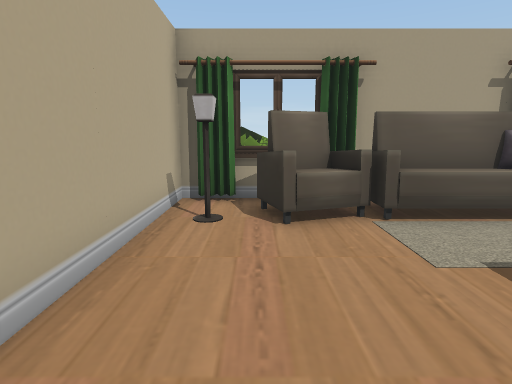
[1] (above)

22 first-person views from a walk through a scene from a Unity 3-D project. The camera is 1.5 m above the floor, tilts 10° down and sees 80° across. The floor is counted in squares, 1 m on a side. Each view is taken from the middle of a square. On the plan, view 1 faces up. The plan holds only what a view shows up to about 15 squares ahead; the rest is blank. The place goes on beyond the plan. The player is left out. Door leaves are left out, so doorways stand open.

[2]
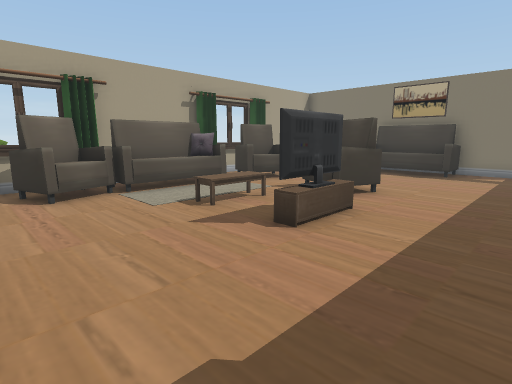

[3]
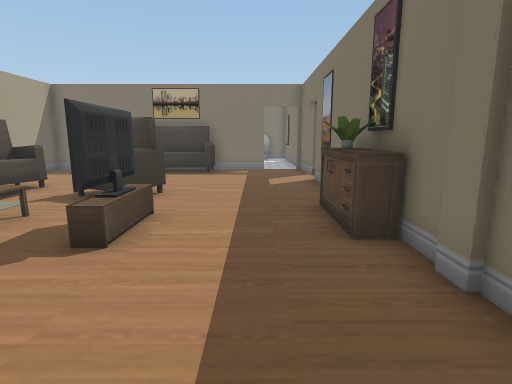

[4]
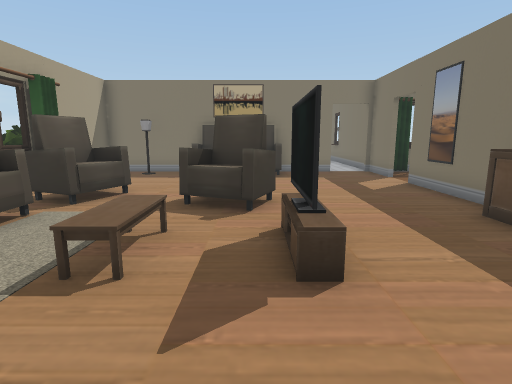

[5]
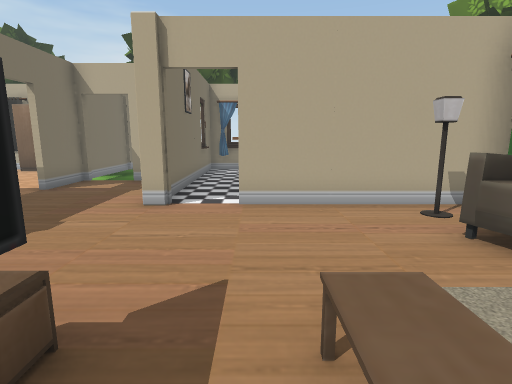

[6]
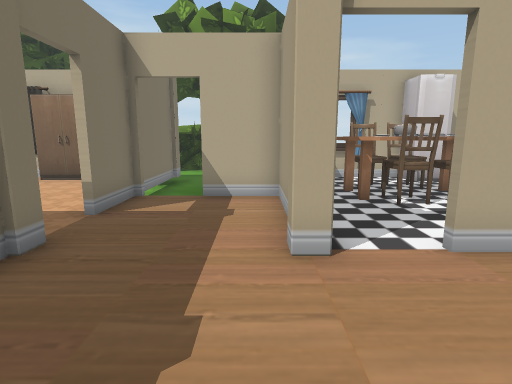

[7]
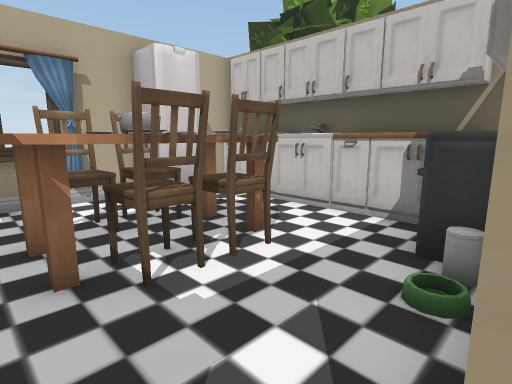

[8]
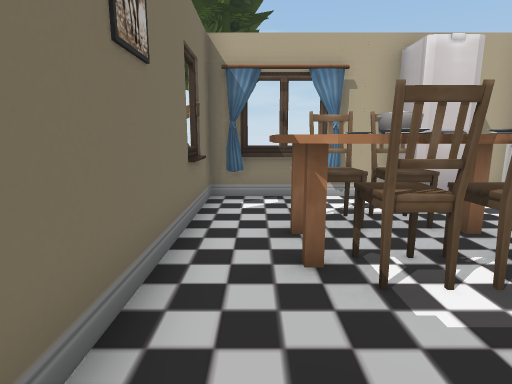

[9]
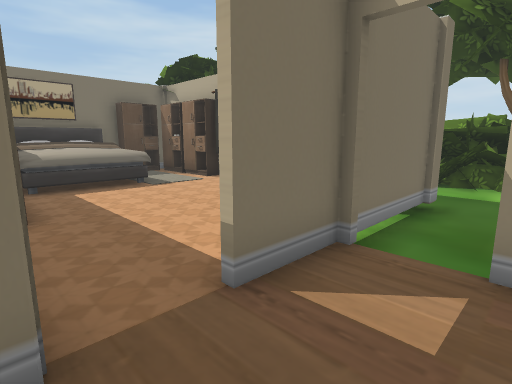

[10]
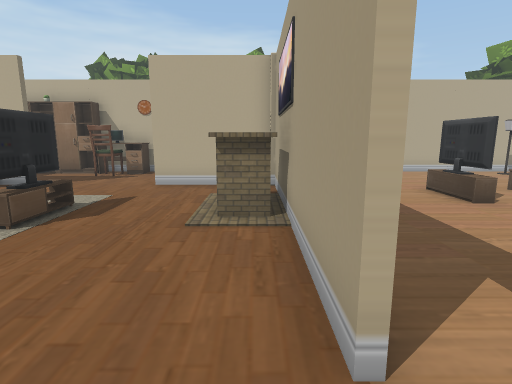

[11]
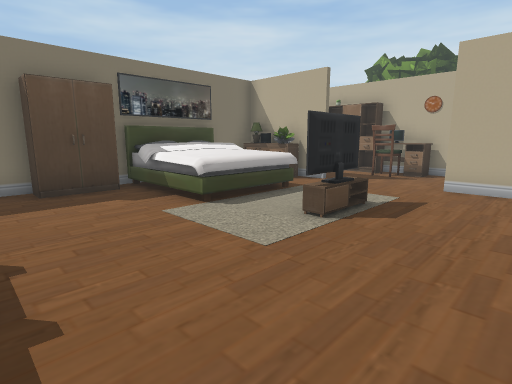

[12]
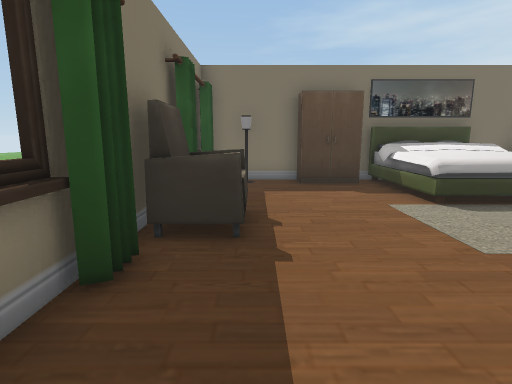

[13]
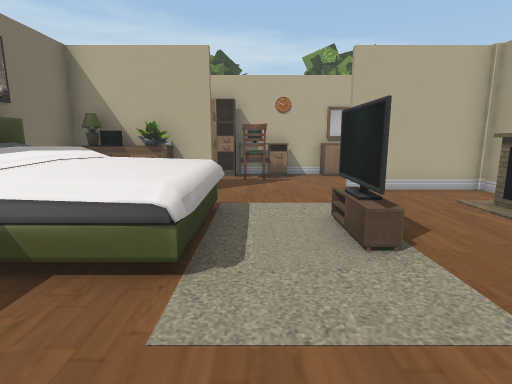

[14]
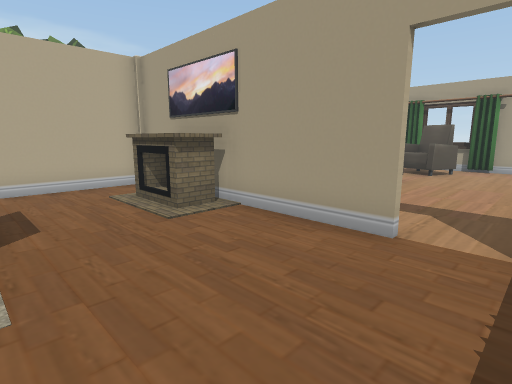

[15]
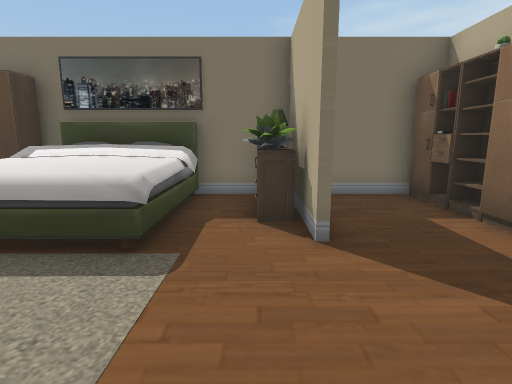

[16]
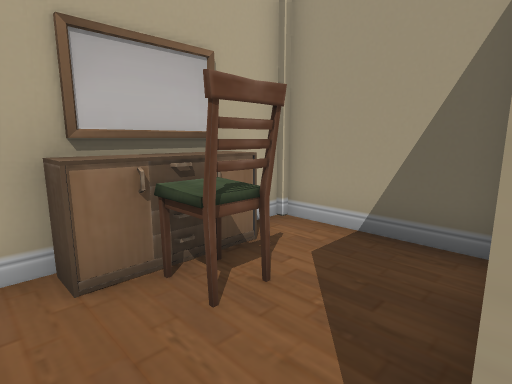

[17]
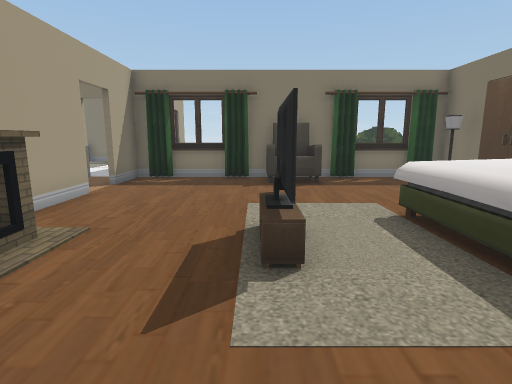

[18]
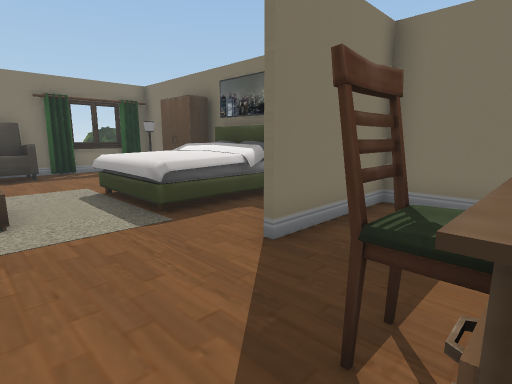

[19]
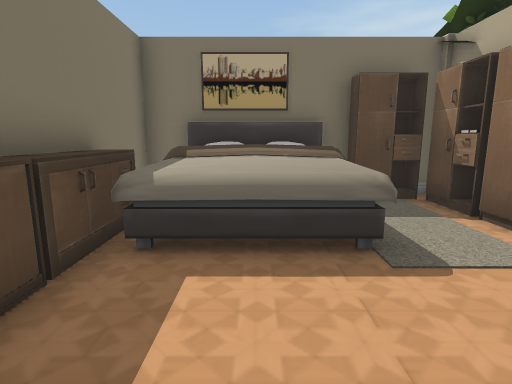

[20]
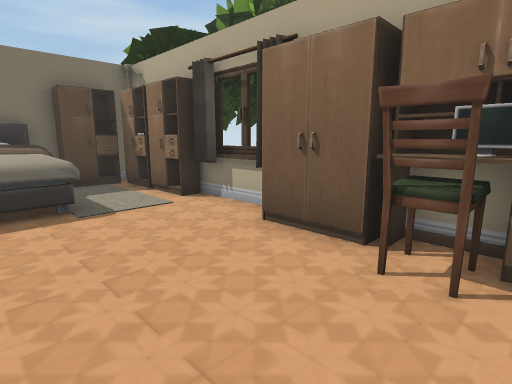

[21]
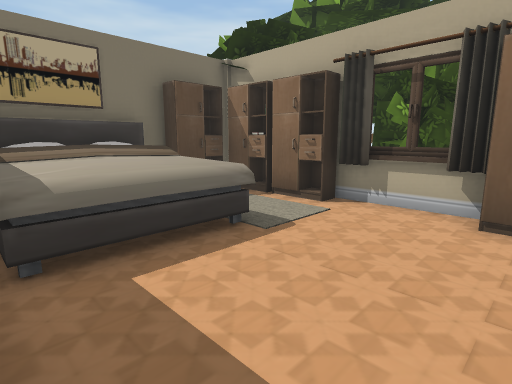

[22]
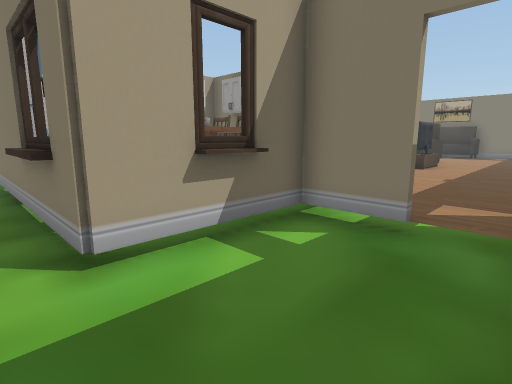

### Floor plan
Key: @ floor where view 1 was taken; # wall or solid block; . main floor; - floor 0.25 m lower than the main floor; D open door; = window, fence, low wall or low ledge; ^ raised ledge; O other object.
Columns run from 11 left of view 1 to 14 right of it. Each row starts with its distance up from view 1.
 15  O
 14  O        ###
 13            #
 12                         OO
 11                        OOO
 10
  9
  8          ######    #######
  7  #OOOOOOO###OOOOOO.......#
  6  ##.....##OOOOOOOOOOO...O#
  5  #O.O O.##..O.   .OOO....#
  4  # OOOO..#....   ........#
  3  # O OO..#....OOO.O....OO#
  2 -^ OOOO..#........OO...OO#
  1 -^ .OO...........OOO...OO#
  0 -########O.@..###......OO#
 -1 -----#...................#
 -2 -----#...................#
 -3 -----D...................D
 -4 -O###D#DDO###O########DD#D
 -5  #=......#...#.OOO.......#
 -6  ##O.....#^..#..OO.......#
 -7  ##......#OO.#...........#
 -8  ##......#^..#...........#
 -9  ##.....^#......OOO......#
-10  #......^^^........ ...OO#
-11  #......^^OO....    ...OO#
-12  ## OOOOO##....OOOOO.....#
-13  ## OOOOO##..#OOOOOO.....#
-14  ## OOOOO##..#OOOOOO.....#
-15  ## OOOOO##..#OOOOOO##...#
-16  O###OOO########OOO####O##
-17  O

Where each view was taken, in squares from view 1:
view 1: 0 up, 0 right, facing up
view 2: 3 down, 1 left, facing up-right
view 3: 2 down, 1 left, facing right
view 4: 1 up, 0 right, facing right
view 5: 2 up, 5 right, facing left
view 6: 1 down, 2 right, facing left
view 7: 1 up, 2 left, facing up-left
view 8: 1 up, 2 left, facing left
view 9: 2 down, 2 left, facing down-left
view 10: 5 down, 12 right, facing left
view 11: 6 down, 12 right, facing down-left
view 12: 5 down, 12 right, facing down
view 13: 11 down, 11 right, facing left
view 14: 9 down, 12 right, facing up-left
view 15: 8 down, 3 right, facing down
view 16: 9 down, 2 right, facing up-left
view 17: 9 down, 2 right, facing right
view 18: 9 down, 1 left, facing down-right
view 19: 8 down, 5 left, facing down
view 20: 5 down, 5 left, facing down-left
view 21: 8 down, 3 left, facing down-left
view 22: 4 down, 11 left, facing up-right
